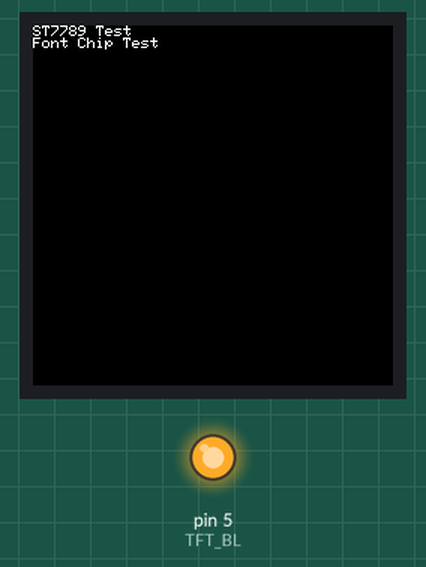
A sketch run on a simulated Arduino Uno, built with avr-gcc and run on an emulated ATmega328P. Shown: 240×240 colour display, output pins drawn as LEDs (lit = HIGH). Pins used as bus, display or sensor lines are not drawn; what the sketch prints to the serial monitor is not drawn.

Above: at 1.3 s.

Measured:
- what the display in image 0 shows lasts 1.1 s, from 1.2 s to 2.3 s

The sketch:

st7789_hanzi_display.ino
```cpp
#include <Adafruit_GFX.h>
#include <Adafruit_ST7789.h>
#include <SPI.h>

// ========== 引脚定义 ==========
#define TFT_CS    10    // CS1 - 显示屏片选
#define TFT_DC     6    // DC - 数据/命令
#define TFT_RST    7    // RES - 复位
#define TFT_MOSI  11    // SDA - SPI数据输出(MOSI)
#define TFT_SCLK  12    // SCL - SPI时钟(SCK)
#define TFT_BL     5    // BLK - 背光控制
#define FONT_CS    9    // CS2 - 字库芯片片选
#define TFT_MISO  13    // FSO - SPI数据输入(MISO，字库回读)

// ========== 全局对象 ==========
Adafruit_ST7789 tft = Adafruit_ST7789(TFT_CS, TFT_DC, TFT_MOSI, TFT_SCLK, TFT_RST);
uint8_t fontBuffer[32];  // 16×16点阵 = 32字节

// ========== 汉字定义（十六进制避免编码问题）==========
// GB2312编码
uint8_t hz_zhong[] = {0xD6, 0xD0};  // "中"
uint8_t hz_guo[]   = {0xB9, 0xFA};  // "国"
uint8_t hz_ni[]    = {0xC4, 0xE3};  // "你"
uint8_t hz_hao[]   = {0xBA, 0xC3};  // "好"

// ========== 计算汉字在字库中的地址 ==========
uint32_t getHanziAddr(uint8_t high, uint8_t low) {
  uint8_t qu  = high - 0xA0;   // 区码
  uint8_t wei = low  - 0xA0;   // 位码
  // 16×16点阵起始地址0x2C9D0，每个字32字节
  return 0x2C9D0 + ((uint32_t)(qu - 1) * 94 + (wei - 1)) * 32;
}

// ========== 从字库芯片读取点阵数据 ==========
void readFont(uint8_t* hz) {
  uint32_t addr = getHanziAddr(hz[0], hz[1]);

  // 选中字库芯片（CS2拉低）
  digitalWrite(FONT_CS, LOW);

  SPI.beginTransaction(SPISettings(8000000, MSBFIRST, SPI_MODE0));

  SPI.transfer(0x03);                      // 读命令
  SPI.transfer((addr >> 16) & 0xFF);       // 地址高字节
  SPI.transfer((addr >>  8) & 0xFF);       // 地址中字节
  SPI.transfer( addr        & 0xFF);       // 地址低字节

  for (uint16_t i = 0; i < 32; i++) {
    fontBuffer[i] = SPI.transfer(0x00);    // 读数据
  }

  SPI.endTransaction();

  // 释放字库芯片（CS2拉高）
  digitalWrite(FONT_CS, HIGH);
}

// ========== 在屏幕指定位置绘制16×16汉字 ==========
// 使用drawPixel逐点绘制，兼容性最好
void drawHanzi(int16_t x, int16_t y, uint16_t color, uint16_t bg, uint8_t* hz) {
  // 1. 读取字库
  readFont(hz);

  // 2. 逐点绘制16×16点阵
  for (uint8_t row = 0; row < 16; row++) {
    uint8_t leftByte  = fontBuffer[row * 2];      // 左8个点
    uint8_t rightByte = fontBuffer[row * 2 + 1];  // 右8个点

    // 绘制左半部分（8个点）
    for (uint8_t bit = 0; bit < 8; bit++) {
      // 从最高位开始检查（MSB在前）
      bool pixelOn = leftByte & (0x80 >> bit);
      tft.drawPixel(x + bit, y + row, pixelOn ? color : bg);
    }

    // 绘制右半部分（8个点）
    for (uint8_t bit = 0; bit < 8; bit++) {
      bool pixelOn = rightByte & (0x80 >> bit);
      tft.drawPixel(x + 8 + bit, y + row, pixelOn ? color : bg);
    }
  }
}

// ========== 初始化 ==========
void setup() {
  Serial.begin(115200);
  delay(1000);

  Serial.println("=== ST7789 + GT30L32S4W 汉字显示 ===");

  // 1. 配置背光引脚
  pinMode(TFT_BL, OUTPUT);
  digitalWrite(TFT_BL, HIGH);   // 开启背光
  Serial.println("[INIT] 背光开启");

  // 2. 配置字库片选引脚
  pinMode(FONT_CS, OUTPUT);
  digitalWrite(FONT_CS, HIGH);  // 默认释放字库
  Serial.println("[INIT] 字库CS初始化");

  // 3. 初始化屏幕
  tft.init(240, 240);
  tft.setRotation(0);
  tft.fillScreen(ST77XX_BLACK);
  Serial.println("[INIT] 屏幕初始化完成");

  // 4. 显示测试信息
  tft.setCursor(0, 0);
  tft.setTextColor(ST77XX_WHITE);
  tft.setTextSize(1);
  tft.println("ST7789 Test");
  tft.println("Font Chip Test");
  delay(1000);

  // 5. 清空屏幕准备显示汉字
  tft.fillScreen(ST77XX_BLACK);

  // ========== 显示汉字 ==========

  // 第1行："中国"
  drawHanzi(20, 30, ST77XX_GREEN, ST77XX_BLACK, hz_zhong);   // "中"
  drawHanzi(40, 30, ST77XX_GREEN, ST77XX_BLACK, hz_guo);     // "国"

  // 第2行："你好"
  drawHanzi(20, 60, ST77XX_CYAN, ST77XX_BLACK, hz_ni);       // "你"
  drawHanzi(40, 60, ST77XX_CYAN, ST77XX_BLACK, hz_hao);      // "好"

  // 第3行：红色"中"
  drawHanzi(20, 90, ST77XX_RED, ST77XX_BLACK, hz_zhong);

  // 第4行：黄色"国"
  drawHanzi(20, 120, ST77XX_YELLOW, ST77XX_BLACK, hz_guo);

  // 第5行：白色大字（放大效果，每个字间距32像素）
  drawHanzi(80, 160, ST77XX_WHITE, ST77XX_BLACK, hz_ni);
  drawHanzi(100, 160, ST77XX_WHITE, ST77XX_BLACK, hz_hao);

  Serial.println("[DRAW] 汉字绘制完成");
  Serial.println("[INFO] 如果屏幕显示汉字，字库功能正常");
  Serial.println("[INFO] 如果看不到汉字，检查CS2(GPIO9)接线");
}

void loop() {
  // 空循环，保持显示
}
```
